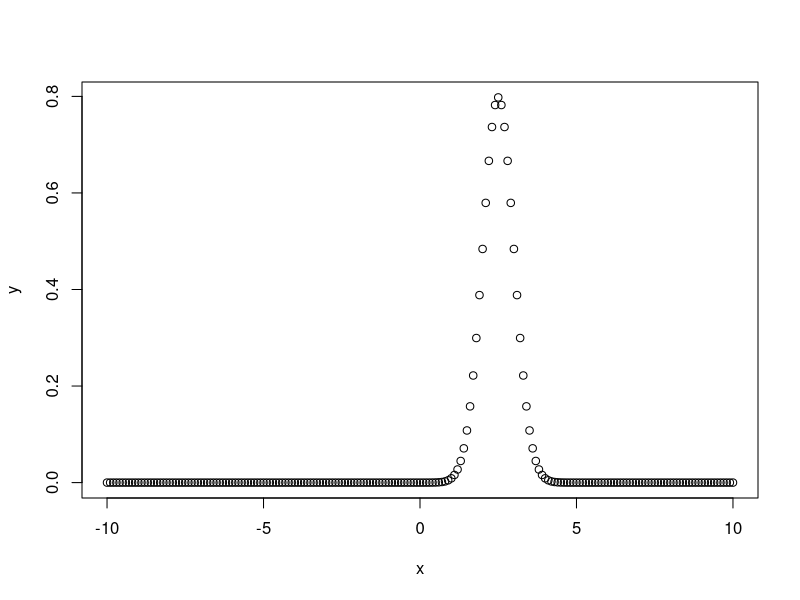

Reproduce this figure in R.
x <- seq(-10, 10, by = .1)

# Choose the mean as 2.5 and standard deviation as 0.5.
y <- dnorm(x, mean = 2.5, sd = 0.5)


plot(x,y)

